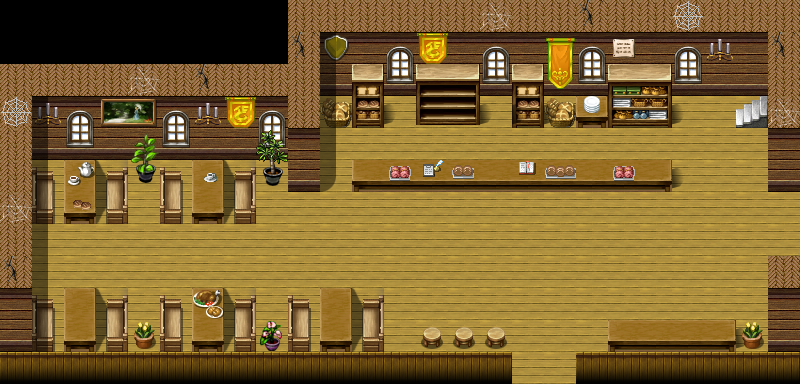

This is a level from a 2D game, rendered from its Tiled map with the project's own tilesets. A one-line summary and the map file follow, with tile-layer data summarised:
An orthogonal 25x12 tile map with 32x32 px tiles, 5 tile layers (Base, Ground, Objects, Above, ...), 2 hidden layers not drawn, 61 tilesets and 19 objects (9x spawn, 4x script, 3x mapchange, 2x key, replace).

<map version="1.10" tiledversion="1.11.2" orientation="orthogonal" renderorder="right-down" width="25" height="12" tilewidth="32" tileheight="32" infinite="0" nextlayerid="13" nextobjectid="27">
 <properties>
  <property name="colorfilter" value="none" />
 </properties>
 <tileset firstgid="1" name="map_bed_1" tilewidth="32" tileheight="32" tilecount="160" columns="16">
  <image source="../drawable/map_bed_1.png" width="512" height="320" />
 </tileset>
 <tileset firstgid="161" name="map_border_1" tilewidth="32" tileheight="32" tilecount="128" columns="16">
  <image source="../drawable/map_border_1.png" width="512" height="256" />
 </tileset>
 <tileset firstgid="289" name="map_bridge_1" tilewidth="32" tileheight="32" tilecount="128" columns="16">
  <image source="../drawable/map_bridge_1.png" width="512" height="256" />
 </tileset>
 <tileset firstgid="417" name="map_bridge_2" tilewidth="32" tileheight="32" tilecount="128" columns="16">
  <image source="../drawable/map_bridge_2.png" width="512" height="256" />
 </tileset>
 <tileset firstgid="545" name="map_broken_1" tilewidth="32" tileheight="32" tilecount="128" columns="16">
  <image source="../drawable/map_broken_1.png" width="512" height="256" />
 </tileset>
 <tileset firstgid="673" name="map_cavewall_1" tilewidth="32" tileheight="32" tilecount="108" columns="18">
  <image source="../drawable/map_cavewall_1.png" width="576" height="192" />
 </tileset>
 <tileset firstgid="781" name="map_cavewall_2" tilewidth="32" tileheight="32" tilecount="108" columns="18">
  <image source="../drawable/map_cavewall_2.png" width="576" height="192" />
 </tileset>
 <tileset firstgid="889" name="map_cavewall_3" tilewidth="32" tileheight="32" tilecount="108" columns="18">
  <image source="../drawable/map_cavewall_3.png" width="576" height="192" />
 </tileset>
 <tileset firstgid="997" name="map_cavewall_4" tilewidth="32" tileheight="32" tilecount="108" columns="18">
  <image source="../drawable/map_cavewall_4.png" width="576" height="192" />
 </tileset>
 <tileset firstgid="1105" name="map_chair_table_1" tilewidth="32" tileheight="32" tilecount="128" columns="16">
  <image source="../drawable/map_chair_table_1.png" width="512" height="256" />
 </tileset>
 <tileset firstgid="1233" name="map_chair_table_2" tilewidth="32" tileheight="32" tilecount="128" columns="16">
  <image source="../drawable/map_chair_table_2.png" width="512" height="256" />
 </tileset>
 <tileset firstgid="1361" name="map_crate_1" tilewidth="32" tileheight="32" tilecount="128" columns="16">
  <image source="../drawable/map_crate_1.png" width="512" height="256" />
 </tileset>
 <tileset firstgid="1489" name="map_cupboard_1" tilewidth="32" tileheight="32" tilecount="128" columns="16">
  <image source="../drawable/map_cupboard_1.png" width="512" height="256" />
 </tileset>
 <tileset firstgid="1617" name="map_curtain_1" tilewidth="32" tileheight="32" tilecount="128" columns="16">
  <image source="../drawable/map_curtain_1.png" width="512" height="256" />
 </tileset>
 <tileset firstgid="1745" name="map_entrance_1" tilewidth="32" tileheight="32" tilecount="128" columns="16">
  <image source="../drawable/map_entrance_1.png" width="512" height="256" />
 </tileset>
 <tileset firstgid="1873" name="map_entrance_2" tilewidth="32" tileheight="32" tilecount="128" columns="16">
  <image source="../drawable/map_entrance_2.png" width="512" height="256" />
 </tileset>
 <tileset firstgid="2001" name="map_fence_1" tilewidth="32" tileheight="32" tilecount="128" columns="16">
  <image source="../drawable/map_fence_1.png" width="512" height="256" />
 </tileset>
 <tileset firstgid="2129" name="map_fence_2" tilewidth="32" tileheight="32" tilecount="128" columns="16">
  <image source="../drawable/map_fence_2.png" width="512" height="256" />
 </tileset>
 <tileset firstgid="2257" name="map_fence_3" tilewidth="32" tileheight="32" tilecount="128" columns="16">
  <image source="../drawable/map_fence_3.png" width="512" height="256" />
 </tileset>
 <tileset firstgid="2385" name="map_fence_4" tilewidth="32" tileheight="32" tilecount="128" columns="16">
  <image source="../drawable/map_fence_4.png" width="512" height="256" />
 </tileset>
 <tileset firstgid="2513" name="map_ground_1" tilewidth="32" tileheight="32" tilecount="128" columns="16">
  <image source="../drawable/map_ground_1.png" width="512" height="256" />
 </tileset>
 <tileset firstgid="2641" name="map_ground_2" tilewidth="32" tileheight="32" tilecount="128" columns="16">
  <image source="../drawable/map_ground_2.png" width="512" height="256" />
 </tileset>
 <tileset firstgid="2769" name="map_ground_3" tilewidth="32" tileheight="32" tilecount="128" columns="16">
  <image source="../drawable/map_ground_3.png" width="512" height="256" />
 </tileset>
 <tileset firstgid="2897" name="map_ground_4" tilewidth="32" tileheight="32" tilecount="128" columns="16">
  <image source="../drawable/map_ground_4.png" width="512" height="256" />
 </tileset>
 <tileset firstgid="3025" name="map_ground_5" tilewidth="32" tileheight="32" tilecount="128" columns="16">
  <image source="../drawable/map_ground_5.png" width="512" height="256" />
 </tileset>
 <tileset firstgid="3153" name="map_ground_6" tilewidth="32" tileheight="32" tilecount="128" columns="16">
  <image source="../drawable/map_ground_6.png" width="512" height="256" />
 </tileset>
 <tileset firstgid="3281" name="map_ground_7" tilewidth="32" tileheight="32" tilecount="128" columns="16">
  <image source="../drawable/map_ground_7.png" width="512" height="256" />
 </tileset>
 <tileset firstgid="3409" name="map_ground_8" tilewidth="32" tileheight="32" tilecount="128" columns="16">
  <image source="../drawable/map_ground_8.png" width="512" height="256" />
 </tileset>
 <tileset firstgid="3537" name="map_house_1" tilewidth="32" tileheight="32" tilecount="128" columns="16">
  <image source="../drawable/map_house_1.png" width="512" height="256" />
 </tileset>
 <tileset firstgid="3665" name="map_house_2" tilewidth="32" tileheight="32" tilecount="128" columns="16">
  <image source="../drawable/map_house_2.png" width="512" height="256" />
 </tileset>
 <tileset firstgid="3793" name="map_indoor_1" tilewidth="32" tileheight="32" tilecount="128" columns="16">
  <image source="../drawable/map_indoor_1.png" width="512" height="256" />
 </tileset>
 <tileset firstgid="3921" name="map_indoor_2" tilewidth="32" tileheight="32" tilecount="128" columns="16">
  <image source="../drawable/map_indoor_2.png" width="512" height="256" />
 </tileset>
 <tileset firstgid="4049" name="map_kitchen_1" tilewidth="32" tileheight="32" tilecount="128" columns="16">
  <image source="../drawable/map_kitchen_1.png" width="512" height="256" />
 </tileset>
 <tileset firstgid="4177" name="map_outdoor_1" tilewidth="32" tileheight="32" tilecount="128" columns="16">
  <image source="../drawable/map_outdoor_1.png" width="512" height="256" />
 </tileset>
 <tileset firstgid="4305" name="map_pillar_1" tilewidth="32" tileheight="32" tilecount="128" columns="16">
  <image source="../drawable/map_pillar_1.png" width="512" height="256" />
 </tileset>
 <tileset firstgid="4433" name="map_pillar_2" tilewidth="32" tileheight="32" tilecount="128" columns="16">
  <image source="../drawable/map_pillar_2.png" width="512" height="256" />
 </tileset>
 <tileset firstgid="4561" name="map_plant_1" tilewidth="32" tileheight="32" tilecount="128" columns="16">
  <image source="../drawable/map_plant_1.png" width="512" height="256" />
 </tileset>
 <tileset firstgid="4689" name="map_plant_2" tilewidth="32" tileheight="32" tilecount="128" columns="16">
  <image source="../drawable/map_plant_2.png" width="512" height="256" />
 </tileset>
 <tileset firstgid="4817" name="map_rock_1" tilewidth="32" tileheight="32" tilecount="128" columns="16">
  <image source="../drawable/map_rock_1.png" width="512" height="256" />
 </tileset>
 <tileset firstgid="4945" name="map_rock_2" tilewidth="32" tileheight="32" tilecount="128" columns="16">
  <image source="../drawable/map_rock_2.png" width="512" height="256" />
 </tileset>
 <tileset firstgid="5073" name="map_roof_1" tilewidth="32" tileheight="32" tilecount="128" columns="16">
  <image source="../drawable/map_roof_1.png" width="512" height="256" />
 </tileset>
 <tileset firstgid="5201" name="map_roof_2" tilewidth="32" tileheight="32" tilecount="128" columns="16">
  <image source="../drawable/map_roof_2.png" width="512" height="256" />
 </tileset>
 <tileset firstgid="5329" name="map_roof_3" tilewidth="32" tileheight="32" tilecount="128" columns="16">
  <image source="../drawable/map_roof_3.png" width="512" height="256" />
 </tileset>
 <tileset firstgid="5457" name="map_shop_1" tilewidth="32" tileheight="32" tilecount="128" columns="16">
  <image source="../drawable/map_shop_1.png" width="512" height="256" />
 </tileset>
 <tileset firstgid="5585" name="map_sign_ladder_1" tilewidth="32" tileheight="32" tilecount="128" columns="16">
  <image source="../drawable/map_sign_ladder_1.png" width="512" height="256" />
 </tileset>
 <tileset firstgid="5713" name="map_table_1" tilewidth="32" tileheight="32" tilecount="128" columns="16">
  <image source="../drawable/map_table_1.png" width="512" height="256" />
 </tileset>
 <tileset firstgid="5841" name="map_trail_1" tilewidth="32" tileheight="32" tilecount="128" columns="16">
  <image source="../drawable/map_trail_1.png" width="512" height="256" />
 </tileset>
 <tileset firstgid="5969" name="map_transition_1" tilewidth="32" tileheight="32" tilecount="128" columns="16">
  <image source="../drawable/map_transition_1.png" width="512" height="256" />
 </tileset>
 <tileset firstgid="6097" name="map_transition_2" tilewidth="32" tileheight="32" tilecount="128" columns="16">
  <image source="../drawable/map_transition_2.png" width="512" height="256" />
 </tileset>
 <tileset firstgid="6225" name="map_transition_3" tilewidth="32" tileheight="32" tilecount="128" columns="16">
  <image source="../drawable/map_transition_3.png" width="512" height="256" />
 </tileset>
 <tileset firstgid="6353" name="map_transition_4" tilewidth="32" tileheight="32" tilecount="128" columns="16">
  <image source="../drawable/map_transition_4.png" width="512" height="256" />
 </tileset>
 <tileset firstgid="6481" name="map_transition_5" tilewidth="32" tileheight="32" tilecount="128" columns="16">
  <image source="../drawable/map_transition_5.png" width="512" height="256" />
 </tileset>
 <tileset firstgid="6609" name="map_tree_1" tilewidth="32" tileheight="32" tilecount="128" columns="16">
  <image source="../drawable/map_tree_1.png" width="512" height="256" />
 </tileset>
 <tileset firstgid="6737" name="map_tree_2" tilewidth="32" tileheight="32" tilecount="128" columns="16">
  <image source="../drawable/map_tree_2.png" width="512" height="256" />
 </tileset>
 <tileset firstgid="6865" name="map_wall_1" tilewidth="32" tileheight="32" tilecount="128" columns="16">
  <image source="../drawable/map_wall_1.png" width="512" height="256" />
 </tileset>
 <tileset firstgid="6993" name="map_wall_2" tilewidth="32" tileheight="32" tilecount="120" columns="15">
  <image source="../drawable/map_wall_2.png" width="480" height="256" />
 </tileset>
 <tileset firstgid="7113" name="map_wall_3" tilewidth="32" tileheight="32" tilecount="120" columns="15">
  <image source="../drawable/map_wall_3.png" width="480" height="256" />
 </tileset>
 <tileset firstgid="7233" name="map_wall_4" tilewidth="32" tileheight="32" tilecount="120" columns="15">
  <image source="../drawable/map_wall_4.png" width="480" height="256" />
 </tileset>
 <tileset firstgid="7353" name="map_window_1" tilewidth="32" tileheight="32" tilecount="128" columns="16">
  <image source="../drawable/map_window_1.png" width="512" height="256" />
 </tileset>
 <tileset firstgid="7481" name="map_window_2" tilewidth="32" tileheight="32" tilecount="128" columns="16">
  <image source="../drawable/map_window_2.png" width="512" height="256" />
 </tileset>
 <tileset firstgid="7609" name="map_brightport" tilewidth="32" tileheight="32" tilecount="112" columns="16">
  <image source="../drawable/map_brightport.png" width="512" height="224" />
 </tileset>
 <layer id="1" name="Base" width="25" height="12">
  <data>[300 cells, 10 non-empty, 1 distinct tile ids]</data>
 </layer>
 <layer id="2" name="Ground" width="25" height="12">
  <data>[300 cells, 300 non-empty, 8 distinct tile ids]</data>
 </layer>
 <layer id="3" name="Objects" width="25" height="12">
  <data>[300 cells, 108 non-empty, 44 distinct tile ids]</data>
 </layer>
 <layer id="4" name="Above" width="25" height="12">
  <data>[300 cells, 13 non-empty, 12 distinct tile ids]</data>
 </layer>
 <layer id="5" name="Top" width="25" height="12">
  <data>[300 cells, 16 non-empty, 5 distinct tile ids]</data>
 </layer>
 <layer id="11" name="Oven" width="25" height="12" visible="0">
  <data>[300 cells, 1 non-empty, 1 distinct tile ids]</data>
 </layer>
 <layer id="6" name="Walkable" width="25" height="12" visible="0">
  <data>[300 cells, 176 non-empty, 1 distinct tile ids]</data>
 </layer>
 <objectgroup id="7" name="Mapevents">
  <object id="1" name="stair" type="mapchange" x="736" y="96" width="32" height="32">
   <properties>
    <property name="map" value="brightport_bakery2" />
    <property name="place" value="entrance" />
   </properties>
  </object>
  <object id="2" name="entrance" type="mapchange" x="512" y="352" width="64" height="32">
   <properties>
    <property name="map" value="brightport5" />
    <property name="place" value="bakery" />
   </properties>
  </object>
  <object id="3" name="east" type="mapchange" x="768" y="192" width="32" height="64">
   <properties>
    <property name="map" value="brightport_bakery1" />
    <property name="place" value="west" />
   </properties>
  </object>
  <object id="23" name="brightport_behindcounter" type="script" x="640" y="128" width="32" height="32">
   <properties>
    <property name="when" value="step" />
   </properties>
  </object>
  <object id="24" name="brightport_behindcounter0" type="script" x="672" y="96" width="32" height="96">
   <properties>
    <property name="when" value="enter" />
   </properties>
  </object>
  <object id="25" name="brightport_behindcounter0" type="script" x="320" y="128" width="32" height="64">
   <properties>
    <property name="when" value="enter" />
   </properties>
  </object>
  <object id="26" name="brightport_behindcounter" type="script" x="352" y="128" width="32" height="32">
   <properties>
    <property name="when" value="step" />
   </properties>
  </object>
 </objectgroup>
 <objectgroup id="8" name="Spawn">
  <object id="13" name="burhczyd14" type="spawn" x="32" y="288" width="32" height="32">
   <properties>
    <property name="active" value="false" />
    <property name="quantity" value="1" />
   </properties>
  </object>
  <object id="14" name="burhczyd14e" type="spawn" x="32" y="288" width="32" height="32">
   <properties>
    <property name="active" value="false" />
    <property name="quantity" value="1" />
   </properties>
  </object>
  <object id="4" name="brightportbakery" type="spawn" x="160" y="192" width="32" height="32">
   <properties>
    <property name="spawngroup" value="brightportbakery" />
   </properties>
  </object>
  <object id="5" name="brightportbakeryvisitor" type="spawn" x="160" y="288" width="32" height="32">
   <properties>
    <property name="spawngroup" value="brightportbakeryvisitor" />
   </properties>
  </object>
  <object id="6" name="brightportbakery1" type="spawn" x="32" y="160" width="32" height="32">
   <properties>
    <property name="spawngroup" value="brightportbakery1" />
   </properties>
  </object>
  <object id="7" name="brightportbakery3" type="spawn" x="384" y="128" width="96" height="32">
   <properties>
    <property name="spawngroup" value="brightportbakery3" />
   </properties>
  </object>
  <object id="8" name="brightportbakery2" type="spawn" x="512" y="128" width="128" height="32">
   <properties>
    <property name="spawngroup" value="brightportbakery2" />
   </properties>
  </object>
  <object id="9" name="brightport_gunfrykstill" type="spawn" x="640" y="288" width="96" height="32">
   <properties>
    <property name="spawngroup" value="brightport_gunfrykstill" />
   </properties>
  </object>
  <object id="10" name="brightport_newcommander" type="spawn" x="640" y="256" width="96" height="64">
   <properties>
    <property name="active" value="false" />
    <property name="spawngroup" value="brightport_newcommander" />
   </properties>
  </object>
 </objectgroup>
 <objectgroup id="9" name="Keys">
  <object id="19" name="counter2" type="key" x="384" y="160" width="96" height="32">
   <properties>
    <property name="phrase" value="brightport_bakery3_selector" />
    <property name="requireId" value="andor" />
    <property name="requireNegation" value="true" />
    <property name="requireType" value="questProgress" />
    <property name="requireValue" value="1" />
   </properties>
  </object>
  <object id="20" name="counter" type="key" x="512" y="160" width="128" height="32">
   <properties>
    <property name="phrase" value="brightport_bakery_selector" />
    <property name="requireId" value="andor" />
    <property name="requireNegation" value="true" />
    <property name="requireType" value="questProgress" />
    <property name="requireValue" value="1" />
   </properties>
  </object>
 </objectgroup>
 <objectgroup id="12" name="Replace">
  <object id="15" name="oven" type="replace" x="64" y="288" width="32" height="32">
   <properties>
    <property name="Above" value="oven" />
    <property name="requireId" value="quest_burhczyd_nd" />
    <property name="requireType" value="questProgress" />
    <property name="requireValue" value="514" />
   </properties>
  </object>
 </objectgroup>
</map>
